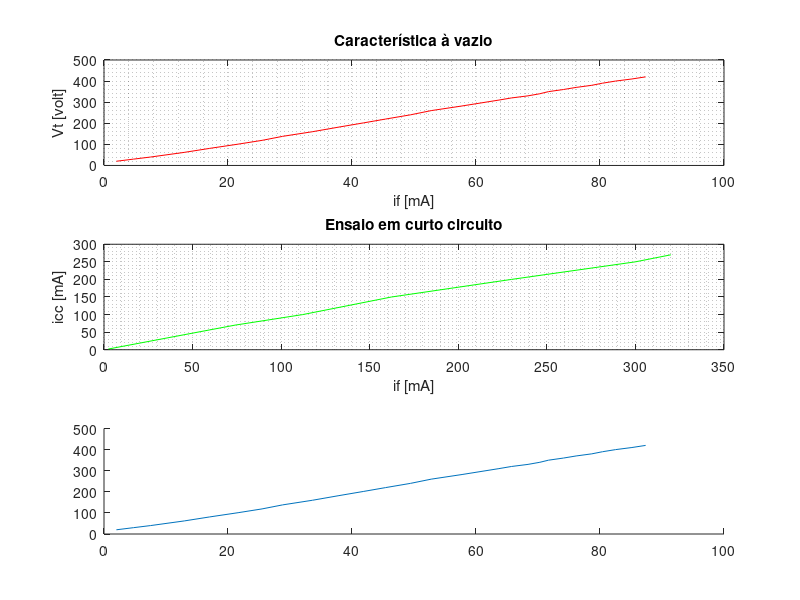

MATLAB code to generate this figure: (Note: this script raises an error after producing the figure.)
close all; clear all; clc;

v_phi = [20,30,40,62,81,101,119,138,160,182,202,220,240,260,282,310,320,330,340,350,360,370,380,390,400,410,420];

i_campo = [2,4.75,7.52,12.95,17.05,21.63,25.5,28.8,33.63,37.9,41.9,45.42,49.43,52.77,57.75,63.7,65.7,68.39,70.3,71.7,74.1,76.15,78.68,80.4,82.5,85.15,87.36];

i_campo_cc = [2.45,74,112.2,162.3,230,300,320];

i_cc = [2,70,100,150,200,250,270];

subplot(3,1,1)
plot(i_campo, v_phi, 'red')
xlabel("if [mA]")
ylabel("Vt [volt]")
title("Característica à vazio")
grid minor

subplot(3,1,2)
plot(i_campo_cc, i_cc, 'green')
xlabel("if [mA]")
ylabel("icc [mA]")
title("Ensaio em curto circuito")
grid minor

subplot(3,1,3)
plot(i_campo, v_phi, i_campo_cc, i_cc, 'red', 'green')
xlabel("if [mA]")
title("Ensaio em curto circuito x Característica à vazio")
grid minor




